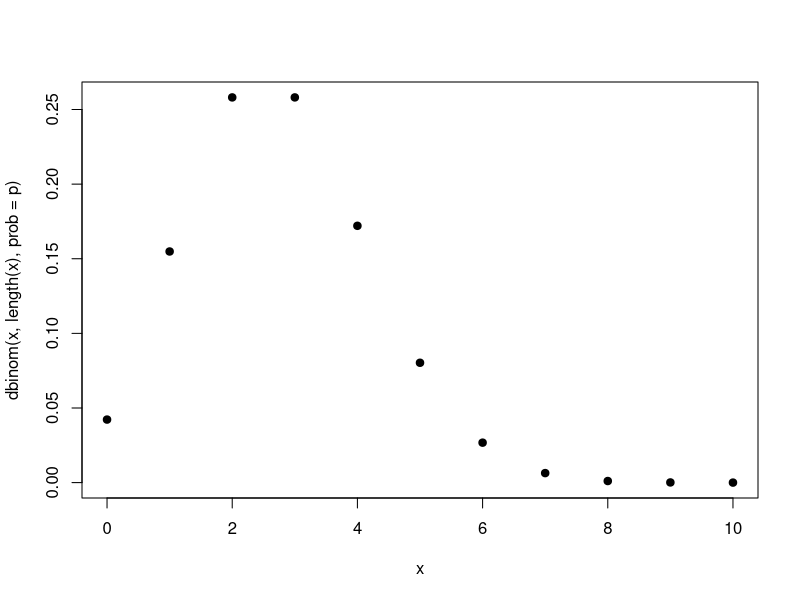
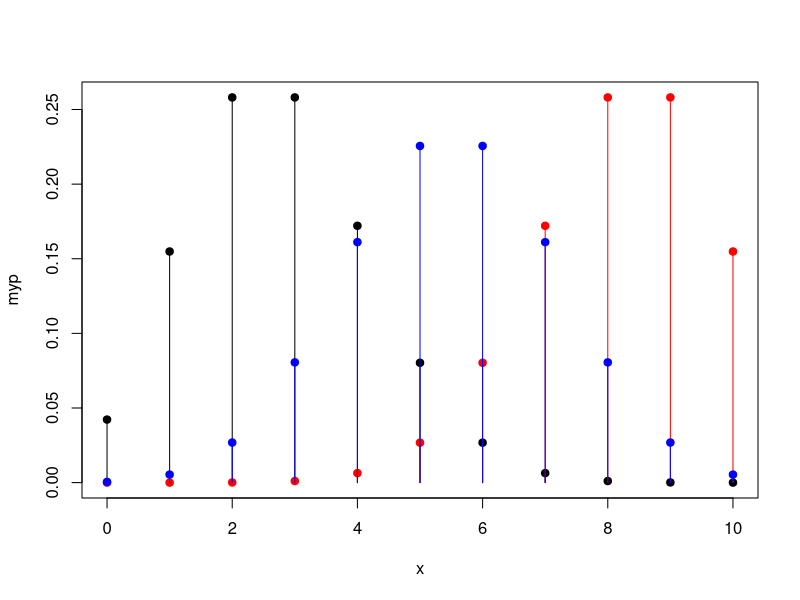
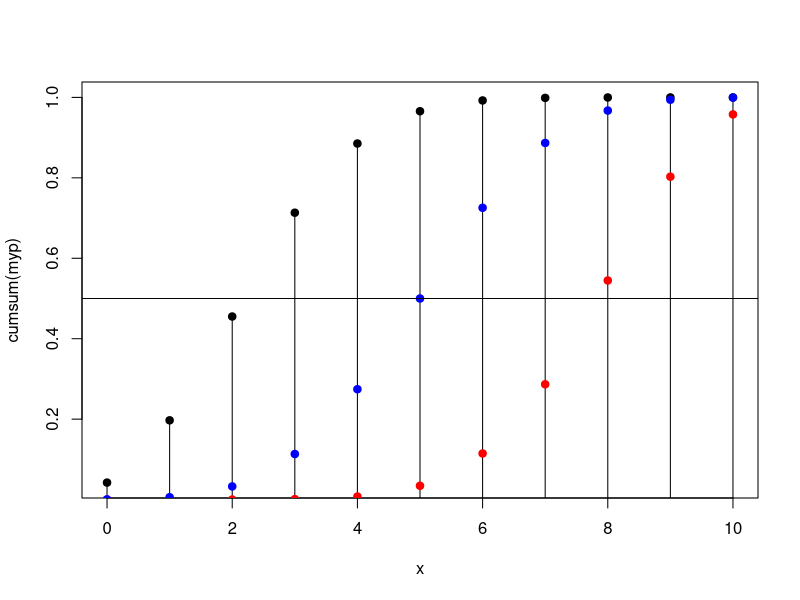
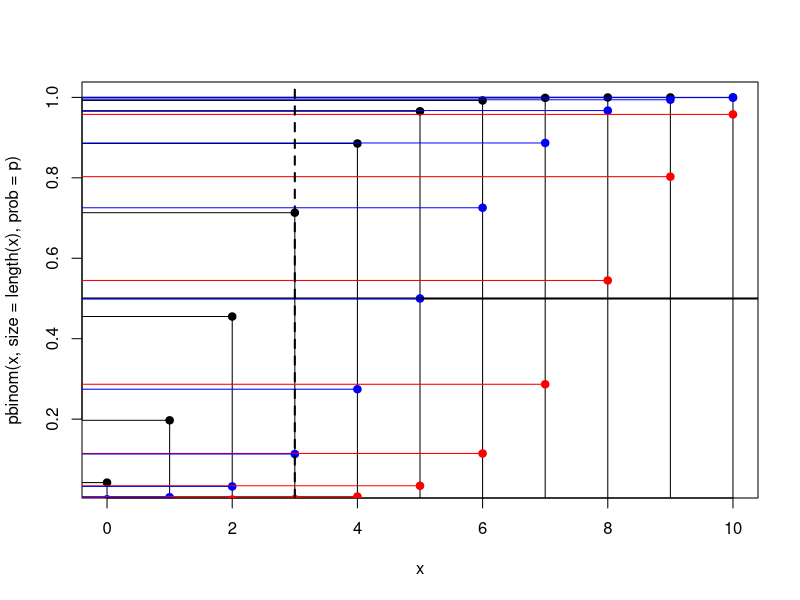
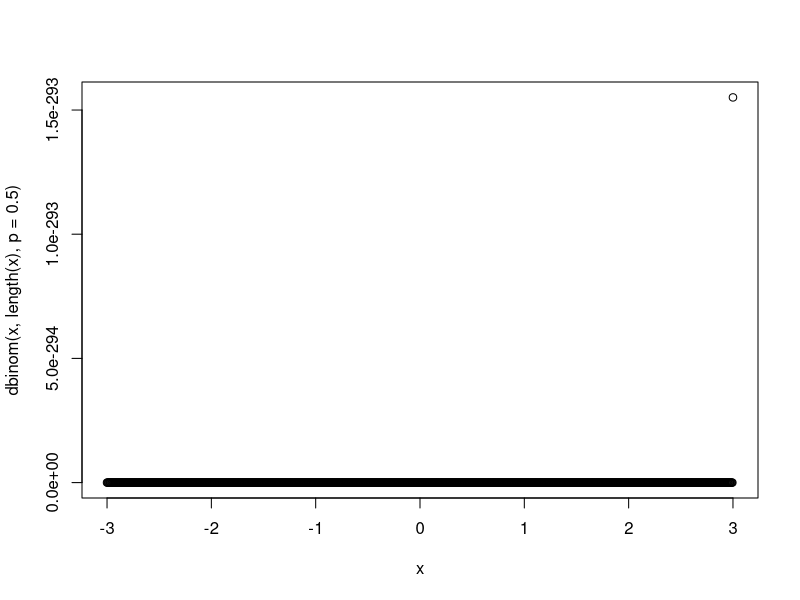

The R source for these figures, in order:
binomcoef = function(n, x) {
  if (is.null(n) | is.null(x)) {
    stop("I need the cardinality of omega and the number of success")
  }
  thecoef = factorial(n)/(factorial(x)*factorial(n-x))
  return(thecoef)
}
x = 0:10
p = .25
p1 = .75
p2 = .50
myp = binomcoef(length(x), x)*((p^x)*((1-p)^(length(x)-x)))
myp1 = binomcoef(length(x), x)*((p1^x)*((1-p1)^(length(x)-x)))
myp2 = binomcoef(length(x), x)*((p2^x)*((1-p2)^(length(x)-x)))

plot(x, dbinom(x, length(x), prob = p), pch = 19)
pbinom(x, length(x), prob = .25)

plot(x, myp, pch = 19)
segments(x, 0, x, myp)
points(x, myp1, col = "red", pch = 19)
segments(x, 0, x, myp1, col = "red")
points(x, myp2, col = "blue", pch = 19)
segments(x, 0, x, myp2, col = "blue")

plot(x, cumsum(myp), pch = 19)
segments(x, 0, x, cumsum(myp))
points(x, cumsum(myp1), pch = 19, col ="red")
points(x, cumsum(myp2), pch = 19, col ="blue")
abline(h = .5)
# stessa cosa ma con la funzione interna a R pbinom()
plot(x, pbinom(x, size = length(x), prob = p), pch = 19)
segments(x, 0, x, pbinom(x, size = length(x), prob = p))
points(x, pbinom(x, size = length(x), prob = p1), 
       pch = 19, col ="red")
points(x, pbinom(x, size = length(x), prob = p2), pch = 19, col ="blue")
abline(h = .5, lwd = 2)
segments(-2, pbinom(x, size = length(x), prob = p), 
         x, pbinom(x, size = length(x), prob = p))
segments(-2, pbinom(x, size = length(x), prob = p1), 
         x, pbinom(x, size = length(x), prob = p1), col = "red")
segments(-2, pbinom(x, size = length(x), prob = p2), 
         x, pbinom(x, size = length(x), prob = p2), col = "blue")
pbinom(x, size = length(x), prob = p)[x <= 3]
1- 0.71330452
abline(v = 3, lwd = 2, lty = 2)

pbinom(x, size = length(x), prob = p)[x <= 2]
sum(dbinom(x, length(x), prob = p)[x <= 2])

qbinom(pbinom(x, size = length(x), prob = p), length(x), 
       prob = p)
qbinom(pbinom(x, size = length(x), prob = p1), length(x), 
       prob = p1)

x = seq(-3, 3, length.out=1000)
plot(x, dbinom(x, length(x), p = .5))
